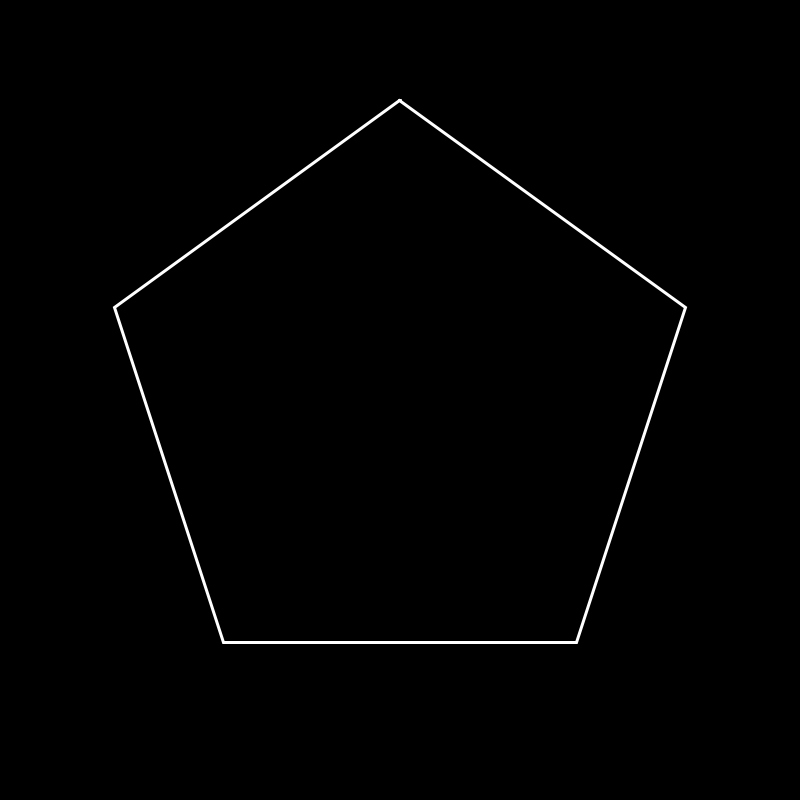
Frame 1 (no input)
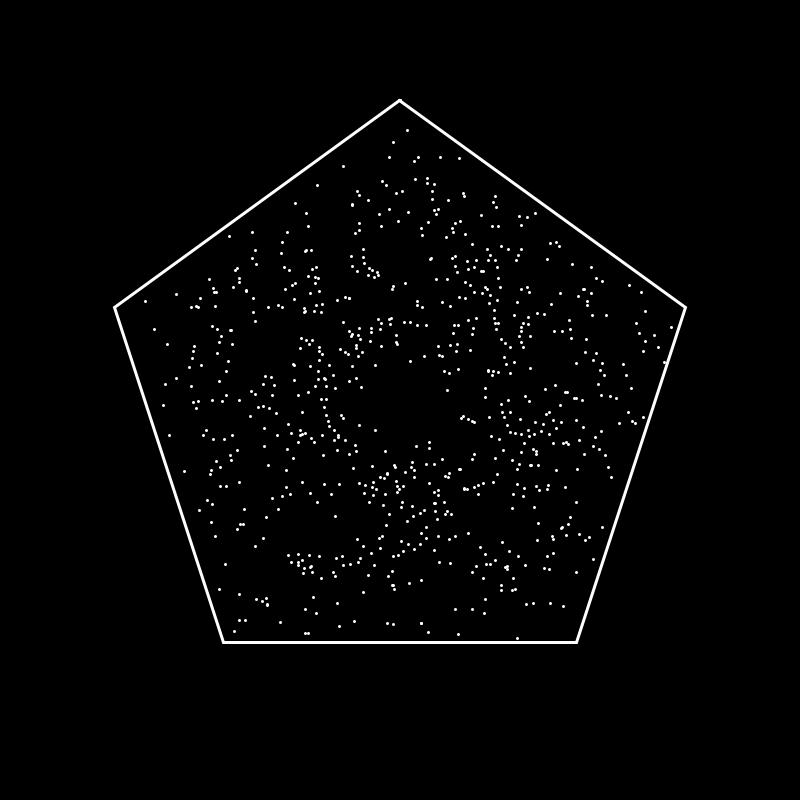
Frame 60 (the mouse pressed at the canvas centre just before this capture)
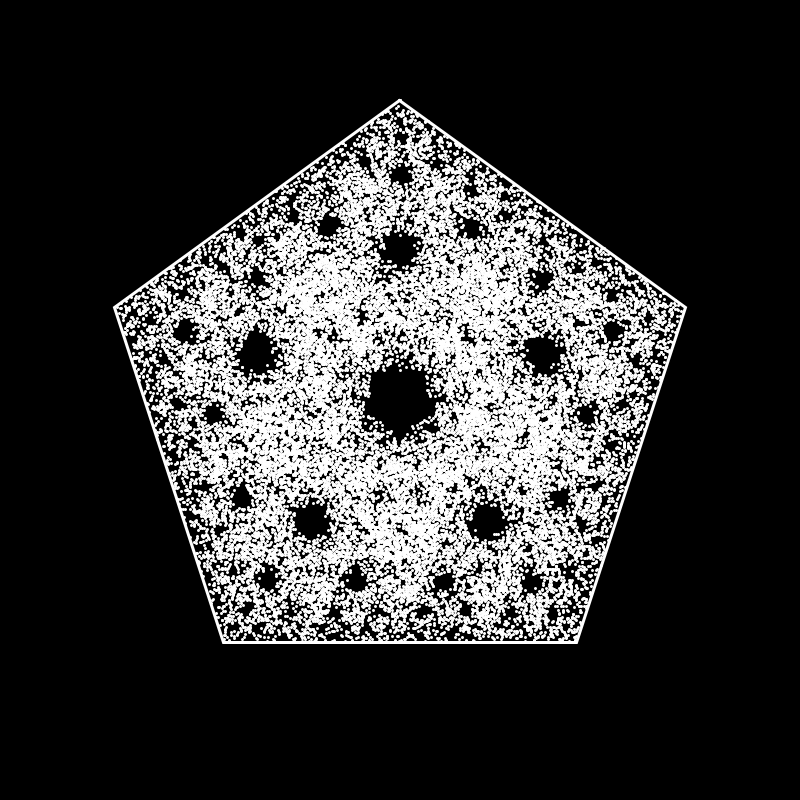
Frame 120 (the mouse held since frame 60 and released just before this capture)

The Processing sketch that drew these frames (run headless with seeded random() and noise(); from frame 60 on, the mouse is pressed at the canvas centre):

// Processing sketch: Choas_Fractal_Pentagon
// ── Choas_Fractal_Pentagon.pde
int npoints = 5;
float lx; //last x
float ly; //last y
float[][] polygon;
int amount = 1;

void setup() {
  background(0);
  size(800,800);
  noFill();
  stroke(255);
  strokeWeight(3);
  polygon = new float[npoints][2];
  polygon(400, 400, 300, npoints);
  delay(2000);
  randomPoint();
}

void draw() {
  for (int i = 0; i < amount; i++) {
    midway();
  }
  if (int(random(10)) == 1) {
    amount *= 2;
  }
}

void randomPoint() {
  lx = polygon[0][0];
  ly = polygon[0][1];
  
  point(lx ,ly); 
}

void midway() {
  int rand = int(random(npoints));
  float tempx = polygon[rand][0];
  float tempy = polygon[rand][1];
  
  float newx = (lx+tempx)/2;
  float newy = (ly+tempy)/2;
  
  point(lx,ly);
  lx = newx;
  ly = newy;
}

void polygon(float x, float y, float radius, int npoints) {
  float angle = TWO_PI / npoints;
  int step = 0;
  beginShape();
  for (float a = 0; a < TWO_PI; a += angle) {
    float sx = x + sin(a+PI) * radius;
    float sy = y + cos(a+PI) * radius;
    vertex(sx, sy);
    polygon[step][0] = sx;
    polygon[step][1] = sy;
    step++;
  }
  endShape(CLOSE);
}
